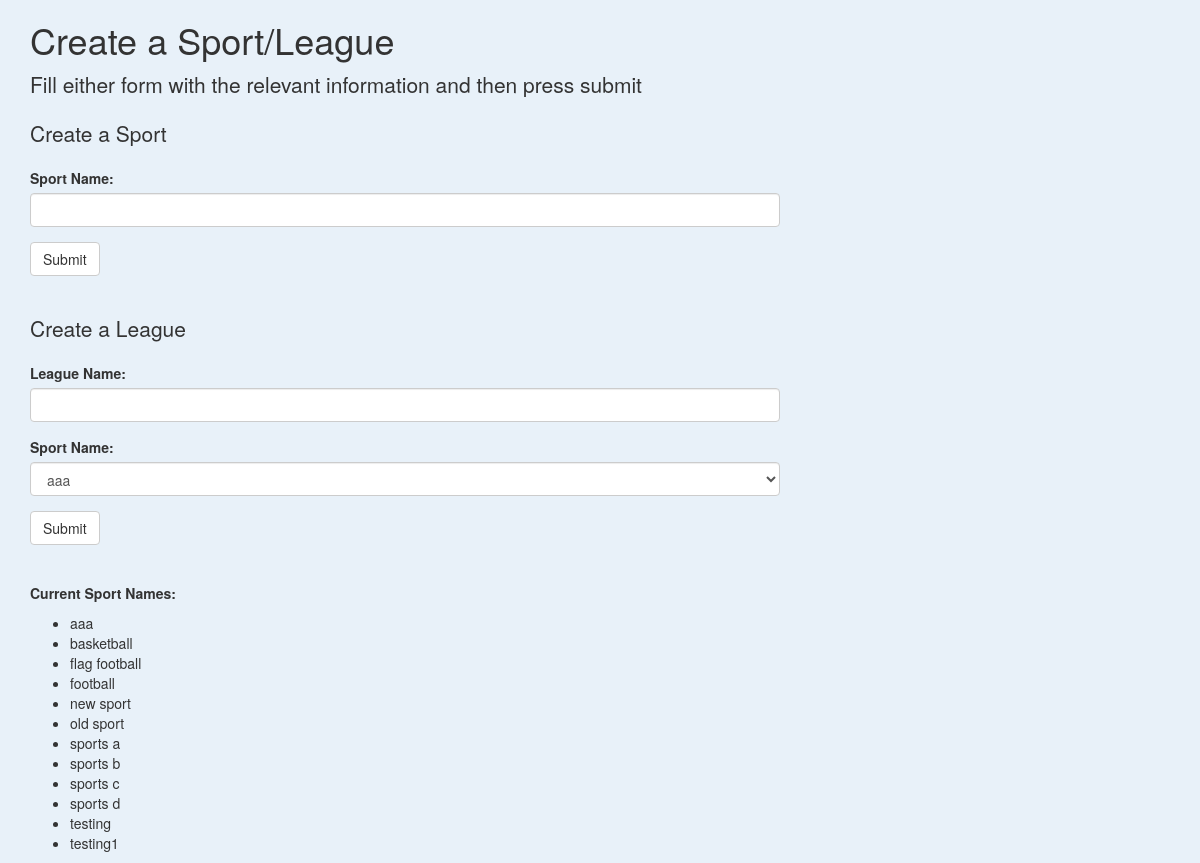
Screenshot of /sport with the database file from the repository.
### tables this page shows
CREATE TABLE Sport (
    s_name          varchar(25),
    s_numteams      unsigned int,
    s_numleagues    unsigned int
);

### main.py (the view, shortened to what this page needs)
@app.route('/sport', methods=['GET', 'POST'])
def sport():
    class SportForm(FlaskForm):
        name = StringField('Sport Name:', validators=[DataRequired()])
        submit = SubmitField('Submit')
    class LeagueForm(FlaskForm):
        query = '''select s_name from sport order by s_name'''
        conn = sqlite3.connect(database)
        result = conn.execute(query)
        sportsNames = []
        for row in result:
            sportsNames.append(row[0])
        leagueName = StringField('League Name:', validators=[DataRequired()])
        sport = SelectField('Sport Name:', choices=sportsNames, validators=[DataRequired()])
        submitLeague = SubmitField('Submit')
    conn = sqlite3.connect(database)
    cursor = conn.cursor()
    sportSubmit = SportForm()
    leagueSubmit = LeagueForm()
    message = ""
    sportNames = []
    sportQuery = '''SELECT s_name from sport order by s_name'''
    result = conn.execute(sportQuery)
    for row in result:
        sportNames.append(row[0])
    sportNames = []
    sportQuery = '''SELECT s_name from sport order by s_name'''
    result = conn.execute(sportQuery)
    for row in result:
        sportNames.append(row[0])
    conn.close()
    print(sportNames)
    return render_template('sport.html', sportForm=sportSubmit,leagueForm=leagueSubmit, message=message, sportNames=sportNames)

### main.py
    class SportForm(FlaskForm):
        name = StringField('Sport Name:', validators=[DataRequired()])
        submit = SubmitField('Submit')

    class LeagueForm(FlaskForm):
        query = '''select s_name from sport order by s_name'''
        conn = sqlite3.connect(database)
        result = conn.execute(query)
        sportsNames = []
        for row in result:
            sportsNames.append(row[0])
        leagueName = StringField('League Name:', validators=[DataRequired()])
        sport = SelectField('Sport Name:', choices=sportsNames, validators=[DataRequired()])
        submitLeague = SubmitField('Submit')

### templates/sport.html (shortened to what this page needs)
{% extends 'bootstrap/base.html' %}
{% import "bootstrap/wtf.html" as wtf %}
{% block styles %}
{{ super() }}
{% endblock %}
{% block content %}
<div class="container">
  <div class="row">
    <div class="col-md-10 col-lg-8 mx-lg-auto mx-md-auto">
      <h1 class="pt-5 pb-2">Create a Sport/League</h1>
      <p class="lead">Fill either form with the relevant information and then press submit</p>
      <p class="lead">Create a Sport</p>
      {{ wtf.quick_form(sportForm) }}
      <p class="lead" style="margin-top:5%">Create a League</p>
      {{ wtf.quick_form(leagueForm) }}
      <p class="pt-5" style="margin-top:5%;"><strong>Current Sport Names: </strong></p>
      <ul>
        {% for name in sportNames %}
        <li>{{name}}</li>
        {% endfor %}
        </ul>
    </div>
  </div>
</div>
{% endblock %}

### templates/sport.html (style rules this page uses)
body { background: #e8f1f9; }

### rows the page displays
Sport: s_name "aaa"
Sport: s_name "basketball"
Sport: s_name "flag football"
Sport: s_name "football"
Sport: s_name "new sport"
Sport: s_name "old sport"
Sport: s_name "sports a"
Sport: s_name "sports b"
Sport: s_name "sports c"
Sport: s_name "sports d"
Sport: s_name "testing"
Sport: s_name "testing1"
